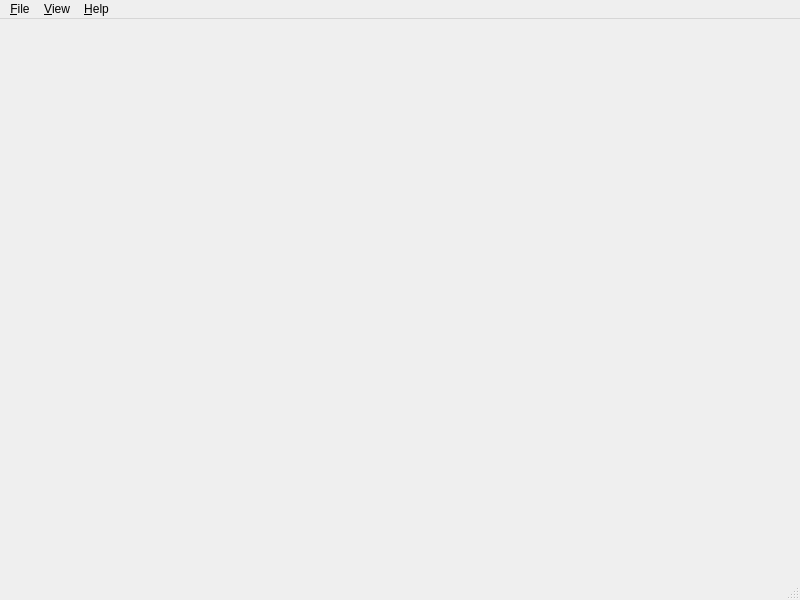
<?xml version="1.0" encoding="UTF-8"?>
<ui version="4.0">
 <class>MainWindow</class>
 <widget class="QMainWindow" name="MainWindow">
  <property name="geometry">
   <rect>
    <x>0</x>
    <y>0</y>
    <width>800</width>
    <height>600</height>
   </rect>
  </property>
  <property name="windowTitle">
   <string>MainWindow</string>
  </property>
  <widget class="QWidget" name="centralwidget"/>
  <widget class="QMenuBar" name="menubar">
   <property name="geometry">
    <rect>
     <x>0</x>
     <y>0</y>
     <width>800</width>
     <height>20</height>
    </rect>
   </property>
   <widget class="QMenu" name="menuFile">
    <property name="title">
     <string>&amp;File</string>
    </property>
    <addaction name="actionSave_Map"/>
    <addaction name="action_Load_Map"/>
    <addaction name="actionSave_Octomap"/>
    <addaction name="separator"/>
    <addaction name="actionSave_Trajectory"/>
    <addaction name="separator"/>
    <addaction name="actionE_xit"/>
   </widget>
   <widget class="QMenu" name="menuView">
    <property name="title">
     <string>&amp;View</string>
    </property>
   </widget>
   <widget class="QMenu" name="menu_Help">
    <property name="title">
     <string>&amp;Help</string>
    </property>
   </widget>
   <addaction name="menuFile"/>
   <addaction name="menuView"/>
   <addaction name="menu_Help"/>
  </widget>
  <widget class="QStatusBar" name="statusbar"/>
  <action name="actionSave_Map">
   <property name="text">
    <string>&amp;Save Map</string>
   </property>
  </action>
  <action name="action_Load_Map">
   <property name="text">
    <string>&amp;Load Map</string>
   </property>
  </action>
  <action name="actionE_xit">
   <property name="text">
    <string>&amp;Exit</string>
   </property>
  </action>
  <action name="actionSave_Octomap">
   <property name="text">
    <string>Save &amp;Octomap</string>
   </property>
  </action>
  <action name="actionSave_Trajectory">
   <property name="text">
    <string>Save Trajectory</string>
   </property>
  </action>
 </widget>
 <resources/>
 <connections/>
</ui>
